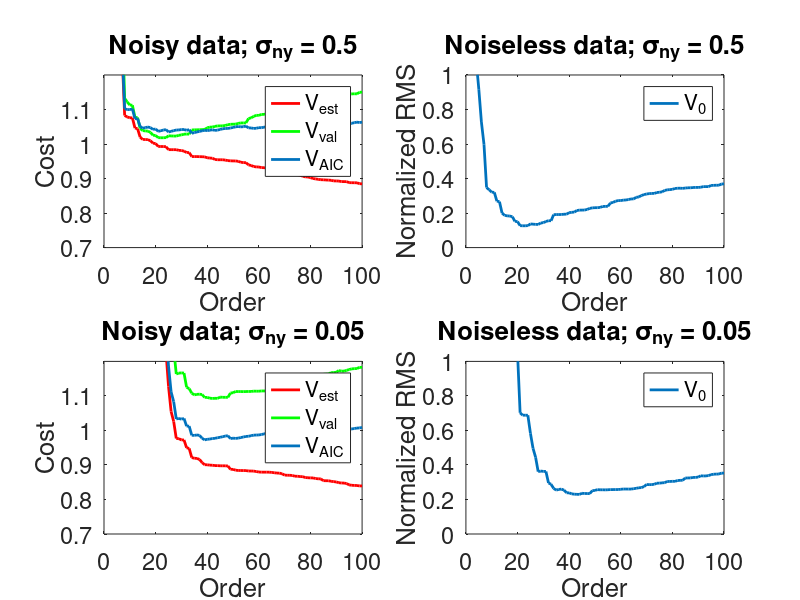

MATLAB code to generate this figure:
%--------------------------------------------------------------------------
% Marie Valenduc and Willem Melis (November 2016) 
% System identification and modeling - Session 2
%--------------------------------------------------------------------------
clear all; close all;

% data
N_est = 1000;                               % size of the estimation set
N_val = 10000;                              % size of the validation set
N = N_est + N_val; 
index_est = 1:N_est;
index_val = N_est+1:N;
% random_indices = randperm(N);
% index_est = random_indices(1:N_est);
% index_val = random_indices(N_est+1:N);

stdev_u0 = 1;
stdev_ny = 0.5;

for k =1:2:3
    % generation of the data
    
    % [B,A] = cheby1(N,R,Wp) designs an Nth order lowpass digital Chebyshev
    % filter with R decibels of peak-to-peak ripple in the passband. cheby1
    % returns the filter coefficients in length N+1 vectors B (numerator) and
    % A (denominator). The passband-edge frequency Wp.
    [b,a] = cheby1(3,0.5,[2*0.15 2*0.3]);   % transfer function G0
    u0 = stdev_u0*randn(N,1);               % input
    ny = stdev_ny*randn(N,1);               % noise on the ouput
    y0 = filter(b,a,u0);                    % noiseless on the ouput
    y = y0 + ny;                            % noisy ouput
    
    for order = 1:100
        % building matrix K(u0)
        t = toeplitz(u0(index_est));
        K = tril(t);
        K = K(:,1:order);
        
        % solving the system
        g = K\y(index_est);
        
        % output of the FIR system
        y_hat = filter(g,1,u0);

        % computing the least squares cost functions V_LS
        % based on the estimation set
        V_LS_est(order) = sum((y(index_est) - y_hat(1:N_est)).^2)/N_est; 
        % based on the validation set
        V_LS_val(order) = sum((y(index_val) - y_hat(N_est+1:N_est+N_val)).^2)/N_val;
        
        % computing the Akaike cost function V_AIC (based on the estimation
        % set !)
        V_AIC(order) = V_LS_est(order)*(1+2*(order+1)/N_est);
        
        % computing the error V_0
        V_0(order) = sum((y0(index_val) - y_hat(index_val)).^2)/N_val;       
    end
    
    disp(['- - - Results for sigma_ny = ',num2str(stdev_ny)]);
    [~,indexmin] = min(V_AIC);
    disp(['The optimal order given by the AIC is ',num2str(indexmin)]);
    
    [~,indexmin] = min(V_LS_val);
    disp(['The optimal order given by the validation set is ',num2str(indexmin)]);
    
    figure(1); subplot(2,2,k)
    plot(V_LS_est./stdev_ny^2,'r','LineWidth',2); hold all;
    plot(V_LS_val./stdev_ny^2,'g','LineWidth',2); hold all;
    plot(V_AIC./stdev_ny^2,'LineWidth',2)
    set(gca, 'fontsize', 17);
    xlim([0,100]); ylim([0.7, 1.2]);
    ylabel('Cost'); xlabel('Order');
    legend('V_{est}','V_{val}','V_{AIC}');
    if(k==1) title('Noisy data; \sigma_{ny} = 0.5'); 
    elseif(k==3) title('Noisy data; \sigma_{ny} = 0.05'); 
    end
    
    figure(1); subplot(2,2,k+1)
    plot(sqrt(V_0/stdev_ny^2),'LineWidth',2)
    set(gca, 'fontsize', 17);
    xlim([0,100]); ylim([0, 1]);
    ylabel('Normalized RMS'); xlabel('Order');
    legend('V_0');
    if(k==1) title('Noiseless data; \sigma_{ny} = 0.5'); 
    elseif(k==3) title('Noiseless data; \sigma_{ny} = 0.05'); 
    end
    
    stdev_ny = 0.05;                        % for second experiment
end





